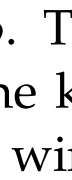
%> input picture 碎纸片拼接/附件4/016.bmp, 72 x 180 px; its folder holds 4 pictures in this run
$ octave Count3.m   (GNU Octave 9; MATLAB toolbox functions it lacks are replaced by stand-ins)
%> lines starting %> are read from the running program, lines starting %| are printed output that depends on the picture; in (x1, y1, x2, y2) boxes, pixels count from 0 and x2, y2 are one past the last pixel; in counts of white or black regions, pixels touching at a corner belong together; the program's own positions count from 1
%=========================双面纵横切中英文碎纸片拼接========================
clc,clear;
files = dir('附件4\*.bmp');
n = numel(files);
for n=1:n
    picture{n} = imread(['附件4\',files(n).name]);
end

[subpicrow,subpiccol] = size(picture{1});%求得碎片的行数和列数
shadow = zeros(n,subpiccol);%投影矩阵

for i =1:n%每一行表示一个碎片的投影
    temp = picture{i}./255;
    num = 0;
    sum1 = 0;
    for j=1:subpicrow
        if sum(temp(j,:))<64
            shadow(i,j) = 1;
        end
    end
end
%> this loop made 4 passes
%> pass 1, `temp = picture{i}./255;`:
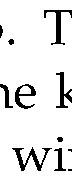
%> temp: size 180x72 uint8; values 0 (black) and 1 (white), 90.1% white; 11 black regions (2 under 20 px), largest, box (x1, y1, x2, y2) and area: (12, 147, 52, 171) 286, (44, 10, 72, 45) 254, (56, 72, 72, 108) 221
%> pass 2, `temp = picture{i}./255;`:
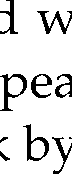
%> temp: size 180x72 uint8; values 0 (black) and 1 (white), 86.8% white; 10 black regions (1 under 20 px), largest, box (x1, y1, x2, y2) and area: (0, 74, 27, 111) 314, (23, 124, 49, 161) 289, (37, 11, 72, 34) 272
%> pass 3, `temp = picture{i}./255;`:
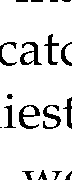
%> temp: size 180x72 uint8; values 0 (black) and 1 (white), 88.5% white; 18 black regions (3 under 20 px), largest, box (x1, y1, x2, y2) and area: (20, 42, 42, 65) 209, (19, 105, 40, 129) 204, (43, 105, 61, 129) 181
h_word_map = containers.Map;
for i=1:n
    temp = shadow(i,:);
    sum = 0;
    for j=1:length(temp)
        if temp(j)==0
            sum = sum+1;
        else
            if sum>0
                if h_word_map.isKey(num2str(sum))     %如果字典h_word_map 含有键sum
                    h_word_map(num2str(sum)) = h_word_map(num2str(sum)) +1;
                else
                    h_word_map(num2str(sum)) = 1;
                end
            end
            sum = 0;
        end
    end
end
keys = h_word_map.keys;
values = h_word_map.values;
h_word = zeros(1,length(keys));
h_word_values = zeros(1,length(keys));

for i=1:length(keys)
    h_word(i) = str2double(keys{i});
    h_word_values(i) = values{i};
end
